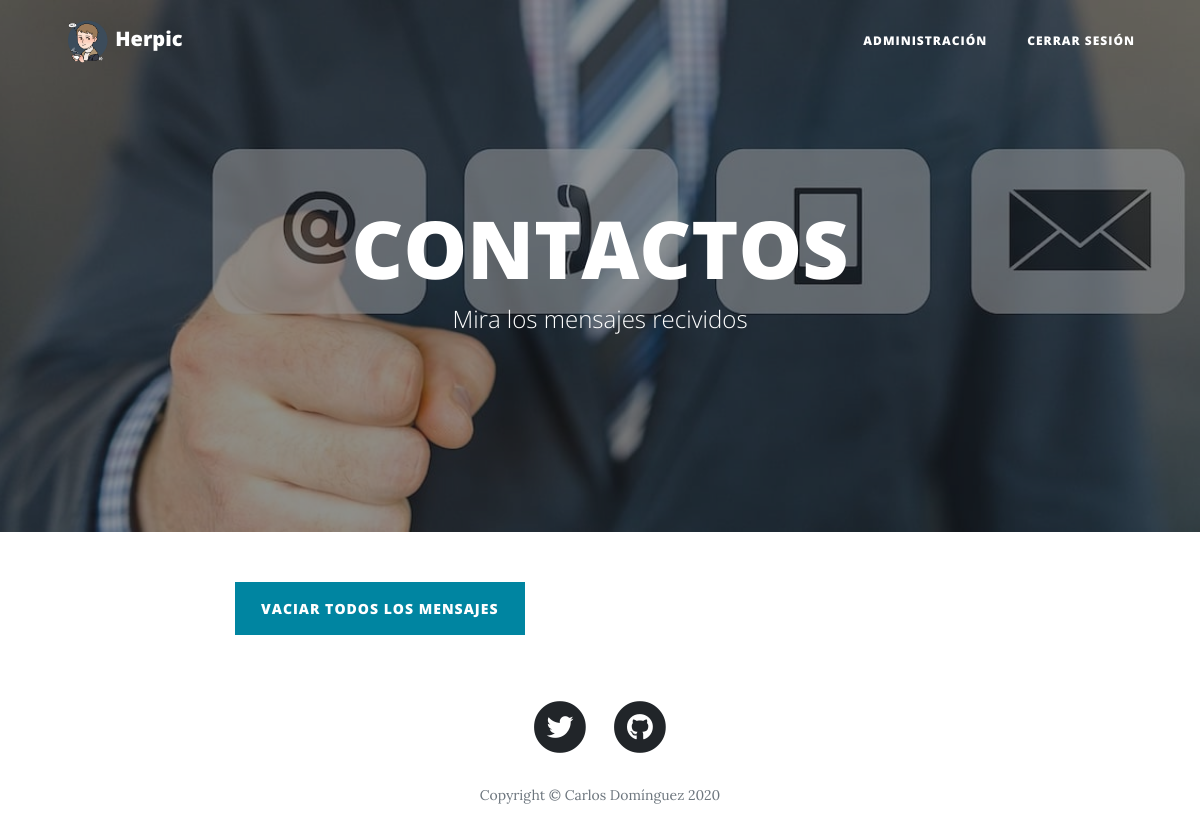
Page /profesores/contactos.php on the earlier database version.
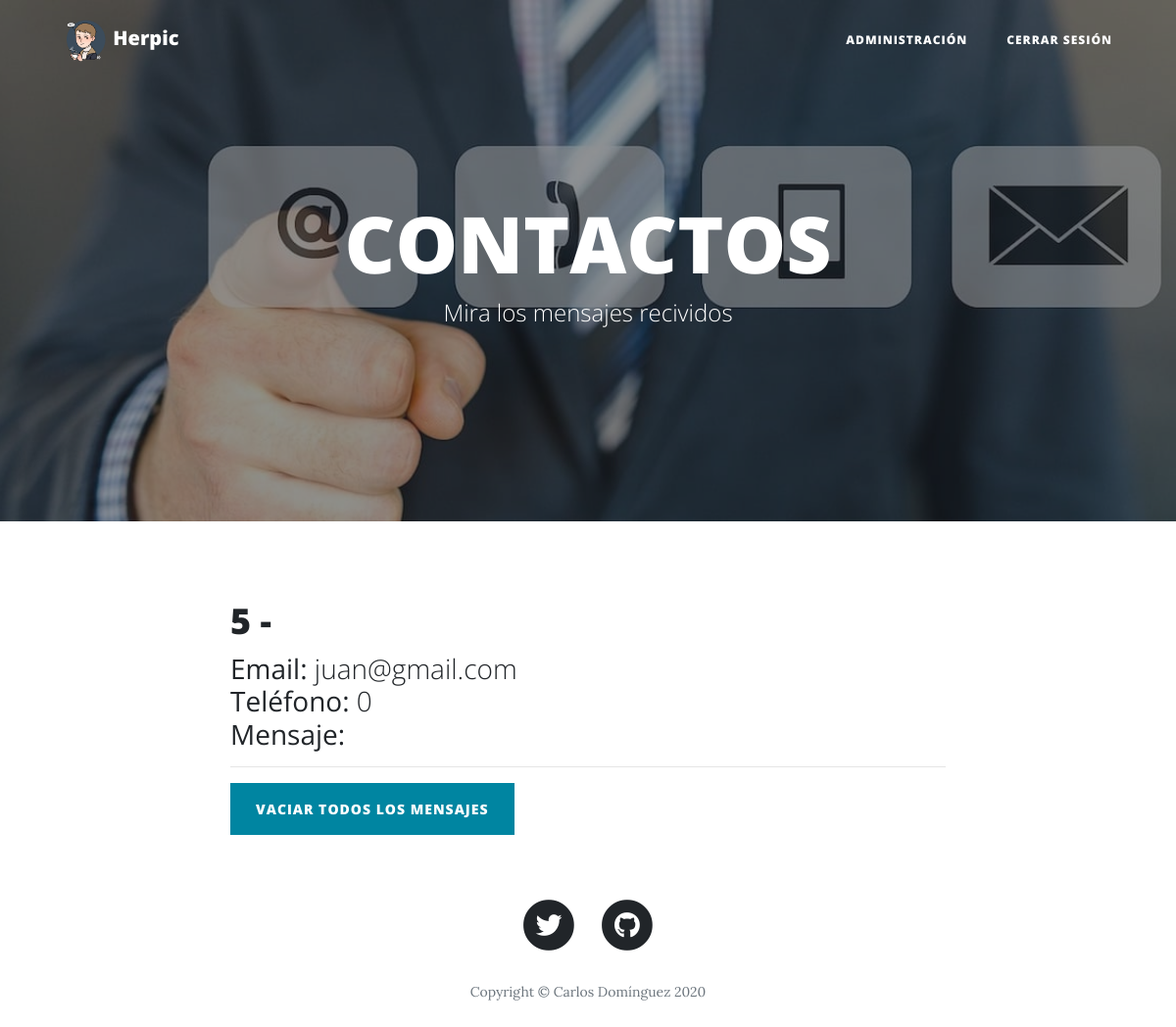
Same page on the later database version.
### tables this page shows
CREATE TABLE `contactos` (
  `id` int(11) NOT NULL,
  `nombre` varchar(50) NOT NULL,
  `email` varchar(100) NOT NULL,
  `telefono` int(11) NOT NULL,
  `mensaje` varchar(255) NOT NULL
);

### profesores/contactos.php (the view, shortened to what this page needs)
<!DOCTYPE html>
<html lang="en">
<head>
  <link href="../vendor/bootstrap/css/bootstrap.min.css" rel="stylesheet">
  <link href="../vendor/fontawesome-free/css/all.min.css" rel="stylesheet" type="text/css">
  <link href="../css/clean-blog.min.css" rel="stylesheet">
</head>
<body>
  <nav class="navbar navbar-expand-lg navbar-light fixed-top" id="mainNav">
    <div class="container">
      <a class="navbar-brand"><img src="../img/logo.png" height="45" width="45"> Herpic</a>
      <div class="collapse navbar-collapse" id="navbarResponsive">
        <ul class="navbar-nav ml-auto">
        <li class="nav-item">
            <a class="nav-link" href="admin.php">Administración</a>
          </li>
          <li class="nav-item">
            <a class="nav-link" href="../logout.php">Cerrar sesión</a>
          </li>
        </ul>
      </div>
    </div>
  </nav>
  <header class="masthead" style="background-image: url('../img/contacto.jpg')">
    <div class="overlay"></div>
    <div class="container">
      <div class="row">
        <div class="col-lg-8 col-md-10 mx-auto">
          <div class="site-heading">
            <h1>CONTACTOS</h1>
            <span class="subheading">Mira los mensajes recividos</span>
          </div>
        </div>
      </div>
    </div>
  </header>
  <?php
    $conn = mysqli_connect('localhost', 'root', '1234', 'herpic');
    $mostar_contact = mysqli_query($conn, "SELECT * FROM contactos")
  ?>
  <div class="container">
    <div class="row">
      <div class="col-lg-8 col-md-10 mx-auto">
      <?php
        while ($reg = mysqli_fetch_array($mostar_contact)){
      ?>
      <div class="post-preview">
          <a>
            <h2 class="post-title">
              <?php
                echo $reg['id'] . " - " .$reg['nombre'];
              ?>
            </h2>
            <h3 class="post-subtitle">
              <?php
                echo "<b> Email: </b>" . $reg['email'];
                echo "<br>";
                echo "<b>Teléfono: </b>" . $reg['telefono'];
                echo "<br>";
                echo "<b>Mensaje: </b>" . $reg['mensaje'];
              ?>
            </h3>
          </a>
        </div>
        <hr>
      <?php
      }
      ?>
      <form action="dropmensajes.php">
        <div class="form-group">
          <button type="submit" class="btn btn-primary" id="sendMessageButton">Vaciar TODOS los mensajes</button>
        </div>
      </form>
  <footer>
    <div class="container">
      <div class="row">
        <div class="col-lg-8 col-md-10 mx-auto">
          <ul class="list-inline text-center">
            <li class="list-inline-item">
              <a href="https://twitter.com/Herpico">
                <span class="fa-stack fa-lg">
                  <i class="fas fa-circle fa-stack-2x"></i>
                  <i class="fab fa-twitter fa-stack-1x fa-inverse"></i>
                </span>
              </a>
            </li>
            <li class="list-inline-item">
              <a href="https://github.com/Carlos-DR/ProyectoPASIR">
                <span class="fa-stack fa-lg">
                  <i class="fas fa-circle fa-stack-2x"></i>
                  <i class="fab fa-github fa-stack-1x fa-inverse"></i>
                </span>
              </a>
            </li>
          </ul>
          <p class="copyright text-muted">Copyright &copy; Carlos Domínguez 2020</p>
        </div>
      </div>
    </div>
  </footer>
</body>
</html>

Differences in the rows shown:
added contactos: id "5", email "juan@gmail.com", telefono "0"
